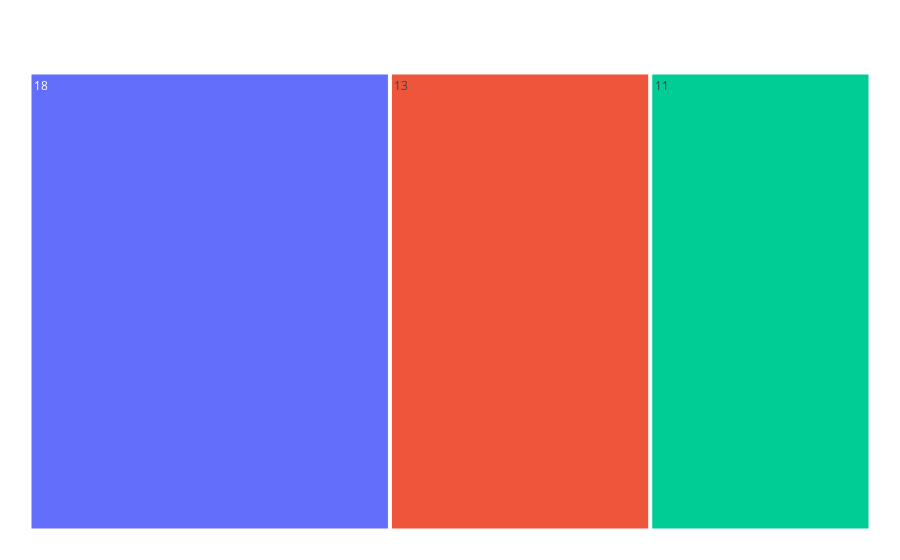

The notebook cell this image was saved under:
### Code cell
#D)
p5 = furgones[['Capacidad', 'Escuela_pertenece']].groupby(['Escuela_pertenece', 'Capacidad']).sum().reset_index()
p5 = p5.groupby('Capacidad').count().reset_index()
fig = px.treemap(p5, path=['Escuela_pertenece'], values='Escuela_pertenece')
fig.update_layout(margin = dict(t=50, l=25, r=25, b=25))
fig.show()

### Figure 1 — Plotly figure (JSON) as saved in the notebook; plotly's stock layout.template omitted (floating-point values rounded to 4 significant figures)
{"data": [{"branchvalues": "total", "domain": {"x": [0, 1], "y": [0, 1]}, "hovertemplate": "labels=%{label}<br>Escuela_pertenece=%{value}<br>parent=%{parent}<br>id=%{id}<extra></extra>", "ids": ["11", "13", "18"], "labels": ["11", "13", "18"], "name": "", "parents": ["", "", ""], "type": "treemap", "values": [11, 13, 18]}], "layout": {"legend": {"tracegroupgap": 0}, "margin": {"b": 25, "l": 25, "r": 25, "t": 50}}}
